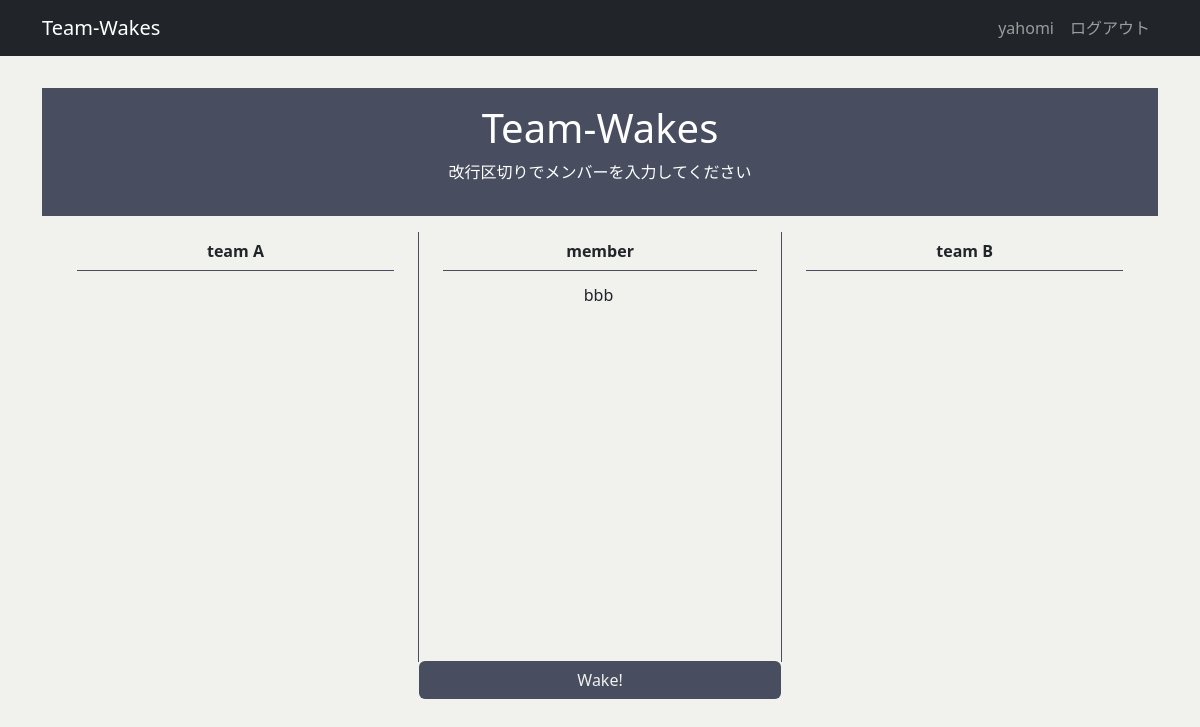
Before: /wakes/2/ (signed in) with the older database file.
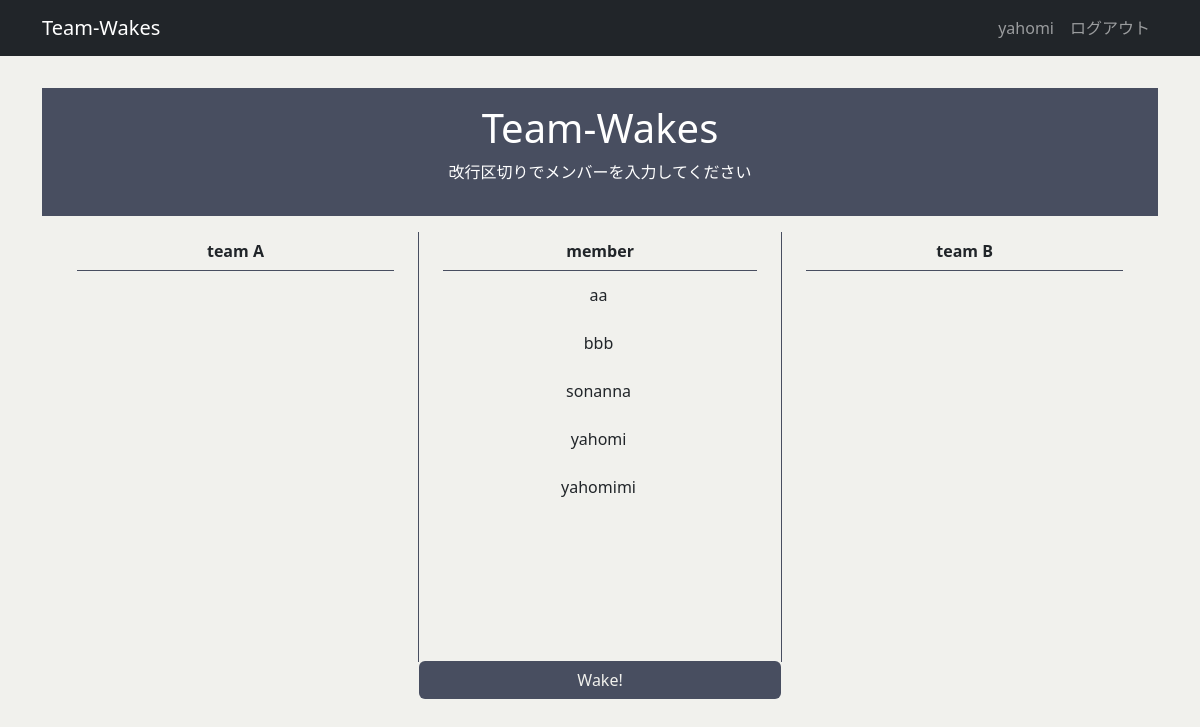
After: the same page with the newer database file.
### wakes/models.py (models this page shows, shortened)
class Member(models.Model):
    name = models.CharField('名前', max_length=12, blank=False)
    created_by = models.ForeignKey(settings.AUTH_USER_MODEL, verbose_name="作成者", on_delete=models.CASCADE)
    class Meta:
        db_table = 'members'

### wakes/views.py (the view)
# urls.py: path('<int:wake_id>/', wake_detail, name='wake_detail'),
@login_required
def wake_detail(request, wake_id):
    user_id = request.user.id
    wake = get_object_or_404(Wake, pk=wake_id)
    members = Member.objects.filter(created_by_id=user_id)
    members = members.order_by('name')
    if wake.created_by.id != request.user.id:
        return HttpResponseForbidden('このWakeの閲覧は許可されていません')
    context= {
        'wake': wake,
        'members': members
    }
    return render(request, 'wakes/wake_detail.html', context)

### templates/wakes/wake_detail.html (shortened to what this page needs)
{% extends 'base.html' %}
{% load static %}
{% block main %}
  <div class="sub-welcome">
    <h1 class="title">Team-Wakes</h1>
    <p class="subtitle">改行区切りでメンバーを入力してください</p>
  </div>
  <div class="content">
    <div class="team-a">
      <h2 class="content-head">team A</h2>
    </div>
    <div class="member">
      <h2 class="content-head">member</h2>
      <div class="member-container">
        <ul class="member-list-ul">
          {% for member in members %}
            <li class="member-list">{{ member.name }}</li>
          {% endfor %}
        </ul>
      </div>
      <button type="button" value="Wake!" class="btn btn-color btn-classic" id="try-js" onclick="wakeTeam()">Wake!</button>
    </div>
    <div class="team-b">
      <h2 class="content-head">team B</h2>
    </div>
  </div>
{% endblock main %}

### templates/base.html (shortened to what this page needs)
{% load static %}
{% load django_bootstrap5 %}
<!DOCTYPE html>
<html lang="ja">
  <head>
    {% bootstrap_css %}
    <link rel="stylesheet" href="{% static 'wakes/css/style.css' %}">
  </head>
  <body>
    <nav class="navbar navbar-expand flex-md-row navbar-dark bg-dark">
      <div class="container justify-content-between">
        <a class="navbar-brand" href="/">Team-Wakes</a>
        <ul class="navbar-nav mr-md-2">
          {% if user.is_authenticated %}
            <li class="nav-item">
              <a class="nav-link">{{ user.username }}</a>
              <a class="nav-link" href="{% url 'logout' %}">ログアウト</a>
            </li>
          {% endif %}
        </ul>
      </div>
    </nav>
    <main>
      <div class="container">
        {% block main %}{% endblock main %}
      </div>
    </main>
  </body>
</html>

### static/wakes/css/style.css (style rules this page uses)
body { background-color: rgb(241, 241, 237); }
main { padding: 2rem 0; }
a { display: block; text-decoration: none; color: rgb(241, 241, 237); }
.sub-welcome { color: white; padding: 1rem 0; margin-bottom: 1rem; background-color: #484e60; align-items: center; display: flex; flex-direction: column; }
.btn-color { background-color: aliceblue; }
.nav-item { display: flex; }
.content { height: 430px; width: auto; display: flex; margin-left: 1%; text-align: center; line-height: 240%; }
.content-head { display: block; font-size: 16px; font-weight: bold; margin: 0 24px; line-height: 240%; border-bottom: 1px solid #484e60; text-align: center; }
.team-a { width: 33%; }
.member { width: 33%; border-left: 1px solid #484e60; border-right: 1px solid #484e60; }
.team-b { width: 33%; }
.btn-classic { width: 100%; display: block; margin: 0 auto; background-color: #484e60; color: rgb(241, 241, 237); }
.member-list { list-style: none; padding: 0 15px; margin-right: 30px; line-height: 300%; }
.member-container { height: 390px; }
.member-list-ul { height: 390px; overflow-y: scroll; margin-right: 5px; }

Changed rows visible on the page:
added Member: name "aa"
added Member: name "sonanna"
added Member: name "yahomi"
added Member: name "yahomimi"
